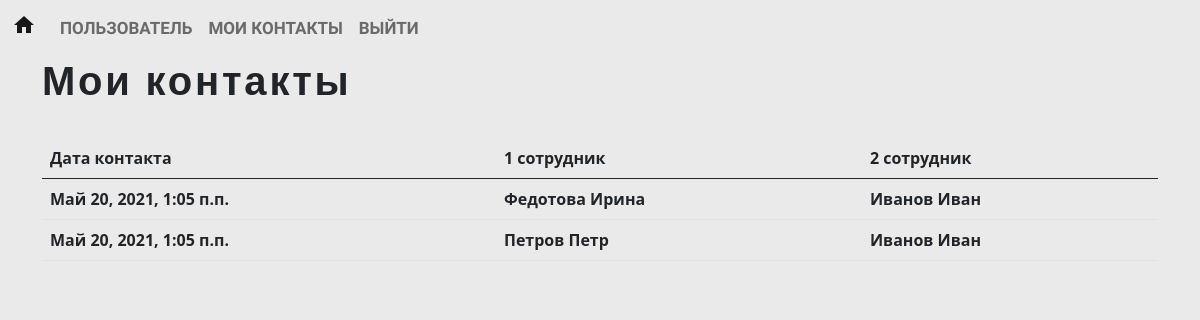
The app's page /contacts (signed in) with its own data.
### main/models.py (models this page shows, shortened)
class Contact(models.Model):
	first_user = models.ForeignKey(User, on_delete=models.CASCADE, related_name='+')
	second_user = models.ForeignKey(User, on_delete=models.CASCADE,  related_name='+')
	date = models.DateTimeField()
	class Meta:
		ordering = ('-date', )
		verbose_name = 'контакт'
		verbose_name_plural = 'контакты'

### main/views.py (the view)
# urls.py: path('contacts', views.contacts, name='contacts'),
def contacts(request):
	if not can_i_let_him_in(request):
		return redirect('login')
	user = request.user
	contact_list = Contact.objects.all()
	if user.is_staff:
		return render(request, 'contacts.html', {'contacts' : contact_list, 'empty' : len(contact_list) == 0, 'to_ill' : True})
	our_contact_list = []
	for contact in contact_list:
		if contact.first_user.username == user.username or contact.second_user.username == user.username:
			our_contact_list.append(contact)
	return render(request, 'contacts.html', {'contacts' : our_contact_list, 'empty' : len(our_contact_list) == 0})

### main/views.py (called while the page is built)
def can_i_let_him_in(request):
	return (request.user.is_authenticated and not request.user.is_superuser)

### main/templates/contacts.html (shortened to what this page needs)
{% extends 'base.html' %}
{% block content %}
<div class="container">
	<h1 class="text_title">
		{% if request.user.is_staff %}
			Контакты сотрудников
		{% else %}
			Мои контакты
		{% endif %}
	</h1>
	<br>
	{% if not empty %}
		<div>
			<table class="table">
			  <thead>
			    <tr>
			      <th scope="col">Дата контакта</th>
			      <th scope="col">1 сотрудник</th>
			      <th scope="col">2 сотрудник</th>
			    </tr>
			  </thead>
			  <tbody>
			{% for contact in contacts %}
				{% if request.user.is_staff %}
				<tr>
					<th>{{contact.date}}</th>
					<th><a class="link-dark" href="{% url 'info_about_person' contact.first_user.id %}">{{contact.first_user.last_name}}  {{contact.first_user.first_name}}</a>
						{% if contact.first_user.groups.all.0.name == 'ill' %}
							<span class="material-icons text-danger">coronavirus</span>
						{% endif %}
					</th>
					<th><a class="link-dark" href="{% url 'info_about_person' contact.second_user.id %}">{{contact.second_user.last_name}} {{contact.second_user.first_name}}</a>
						{% if contact.second_user.groups.all.0.name == 'ill' %}
							<span class="material-icons text-danger">coronavirus</span>
					{% endif %}
					</th>
				</tr>
				{% else %}
				<tr>
					<th>{{contact.date}}</th>
					<th>{{contact.first_user.last_name}} {{contact.first_user.first_name}}</th>
					<th>{{contact.second_user.last_name}} {{contact.second_user.first_name}}</th>
				</tr>
				{% endif %}
 			{% endfor %}
			  </tbody>
				</table>
		</div>
	{% endif %}
</div>
{% endblock %}

### main/templates/base.html (style rules this page uses)
body { background-color: #EAEAEA; }
.text_title { font-family: 'Open Sans Condensed', sans-serif; font-family: 'Roboto', sans-serif; letter-spacing: 0.07em; font-weight: bold; }

### records on screen
Contact: date "Май 20, 2021, 1:05 п.п.", first_user.last_name "Федотова", first_user.first_name "Ирина", second_user.last_name "Иванов", second_user.first_name "Иван"
Contact: date "Май 20, 2021, 1:05 п.п.", first_user.last_name "Петров", first_user.first_name "Петр", second_user.last_name "Иванов", second_user.first_name "Иван"
